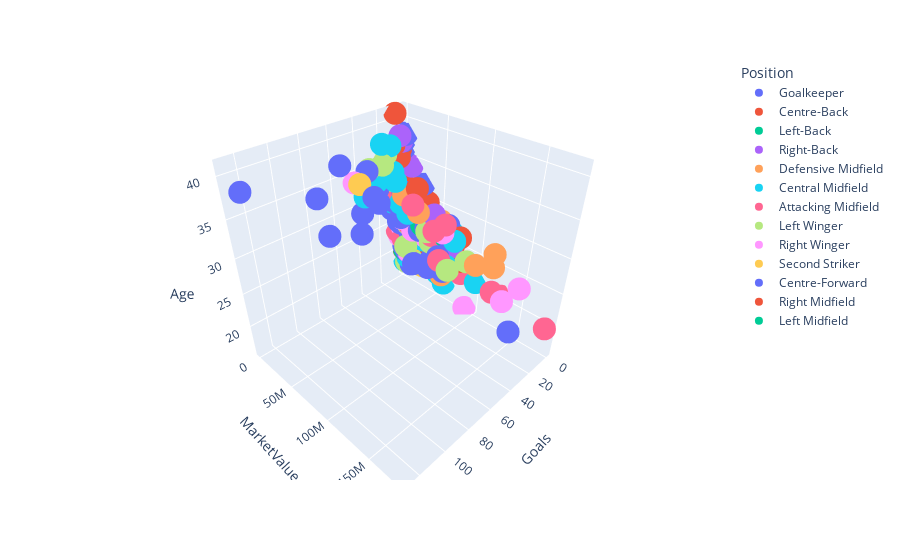

Notebook cell for this chart:
### Code cell
fig = px.scatter_3d(df, x='Goals', y='MarketValue', z='Age', color='Position')
fig.show()
